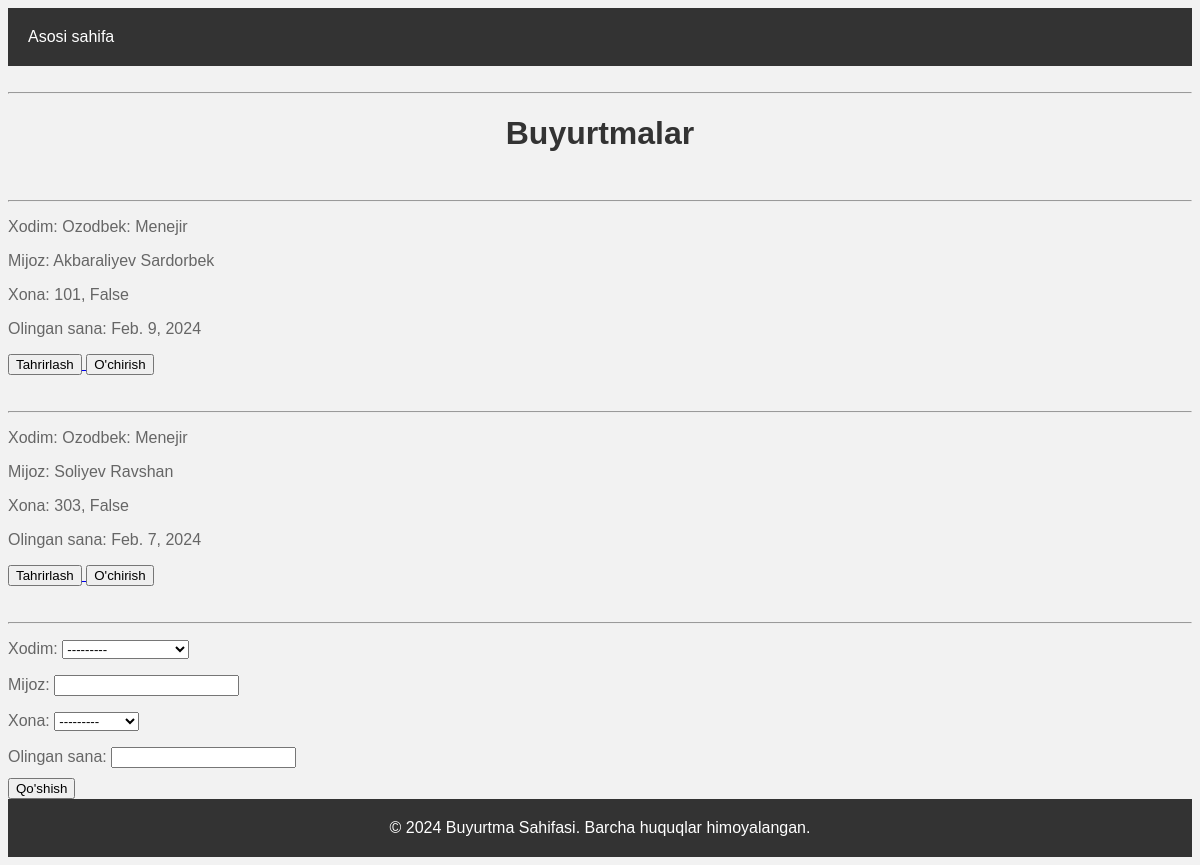
Screenshot of /buyurtma/ with the database file from the repository.
### mainApp/models.py (models this page shows, shortened)
class Buyurtma(models.Model):
    xodim = models.ForeignKey(Xodim,on_delete=models.CASCADE)
    mijoz = models.CharField(max_length=250)
    xona = models.ForeignKey(Xona, on_delete=models.CASCADE)
    olingan_sana = models.DateField()

class Xodim(models.Model):
    ism = models.CharField(max_length=250)
    yosh = models.PositiveIntegerField()
    lavozim = models.ForeignKey(Lavozim, on_delete=models.CASCADE)
    ish_vaqti = models.CharField(max_length=250)
    xona = models.ForeignKey(Xona,on_delete=models.CASCADE, blank=True,null=True)
    tel_raqam = models.CharField(max_length=17)
    manzil = models.TextField()
    def __str__(self):
        return f"{self.ism}: {self.lavozim}"

class Lavozim(models.Model):
    nom = models.CharField(max_length=250)
    maosh = models.PositiveIntegerField()
    def __str__(self):
        return self.nom

class Xona(models.Model):
    raqam = models.PositiveIntegerField()
    necha_orinli = models.PositiveIntegerField()
    bosh = models.BooleanField()
    hona_turi = models.CharField(max_length=250,choices=[("Standart","Standart"),("Luxe","Luxe")])
    narx = models.PositiveIntegerField()
    def __str__(self):
        return f"{self.raqam}, {self.bosh}"

### mainApp/views.py (the view)
# urls.py: path('buyurtma/', buyurtma),
def buyurtma(request):
    if request.method == "POST":
        data = BuyurtmaForm(request.POST)
        if data.is_valid():
            data.save()
        return redirect("/records/")
    context = {
        "buyurtmalar": Buyurtma.objects.all(),
        "form": BuyurtmaForm()
    }
    return render(request, 'byurtma.html', context)

### mainApp/forms.py
class BuyurtmaForm(forms.ModelForm):
    class Meta:
        model = Buyurtma
        fields = '__all__'

### templates/byurtma.html (shortened to what this page needs)
<!DOCTYPE html>
<html lang="en">
<head>
</head>
<body>
<header>
    <nav>
        <ul>
            <li><a href="{% url 'home'%}">Asosi sahifa</a></li>
        </ul>
    </nav>
</header>
<br>
<hr>
<h1>Buyurtmalar</h1>
<br>
<hr>
{% for buyurtma in buyurtmalar %}
<p>Xodim: {{ buyurtma.xodim}}</p>
<p>Mijoz: {{ buyurtma.mijoz}}</p>
<p>Xona: {{ buyurtma.xona}}</p>
<p>Olingan sana: {{ buyurtma.olingan_sana}}</p>
<p><a href="/buyurtma/{{buyurtma.id}}/tahrirlash/">
    <button>Tahrirlash</button>
</a> <a href="/buyurtma_ochir/{{buyurtma.id}}">
    <button>O'chirish</button>
</a></p>
<br>
<hr>
{% endfor %}
<form method="post">
    {{ form.as_p }}
    <button>Qo'shish</button>
</form>
<footer>
    &copy; 2024 Buyurtma Sahifasi. Barcha huquqlar himoyalangan.
</footer>
</body>
</html>

### templates/byurtma.html (style rules this page uses)
body { font-family: Arial, sans-serif; background-color: #f2f2f2; }
header { background-color: #333; padding: 20px; color: #fff; }
nav ul { list-style-type: none; margin: 0; padding: 0; }
nav ul li { display: inline; }
nav ul li a { color: #fff; text-decoration: none; margin-right: 20px; }
h1 { color: #333; text-align: center; }
p { color: #666; margin-bottom: 10px; }
footer { background-color: #333; padding: 20px; color: #fff; text-align: center; }

### rows the page displays
Buyurtma: xodim "Ozodbek: Menejir", mijoz "Akbaraliyev Sardorbek", xona "101, False", olingan_sana "Feb. 9, 2024"
Buyurtma: xodim "Ozodbek: Menejir", mijoz "Soliyev Ravshan", xona "303, False", olingan_sana "Feb. 7, 2024"
